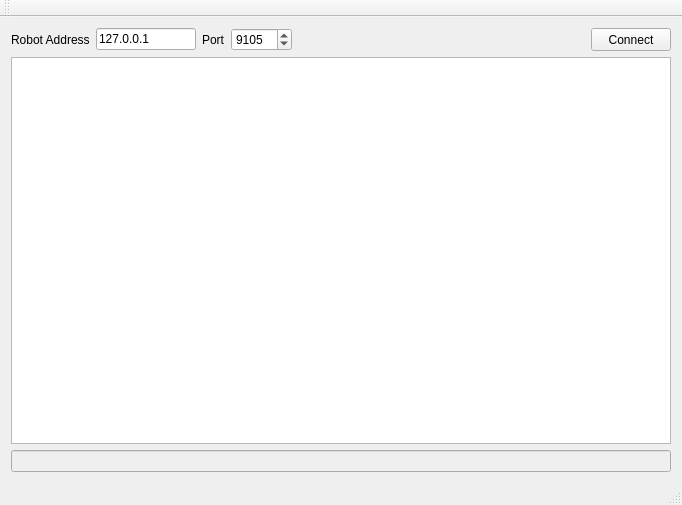
<?xml version="1.0" encoding="UTF-8"?>
<ui version="4.0">
 <class>MainWindow</class>
 <widget class="QMainWindow" name="MainWindow">
  <property name="geometry">
   <rect>
    <x>0</x>
    <y>0</y>
    <width>682</width>
    <height>505</height>
   </rect>
  </property>
  <property name="windowTitle">
   <string>QKTerm</string>
  </property>
  <widget class="QWidget" name="centralWidget">
   <layout class="QGridLayout" name="gridLayout">
    <item row="0" column="0">
     <layout class="QHBoxLayout" name="horizontalLayout_2">
      <item>
       <widget class="QLabel" name="label">
        <property name="text">
         <string>Robot Address</string>
        </property>
       </widget>
      </item>
      <item>
       <widget class="QLineEdit" name="lineAddress">
        <property name="maximumSize">
         <size>
          <width>100</width>
          <height>16777215</height>
         </size>
        </property>
        <property name="text">
         <string>127.0.0.1</string>
        </property>
        <property name="placeholderText">
         <string/>
        </property>
       </widget>
      </item>
      <item>
       <widget class="QLabel" name="label_2">
        <property name="text">
         <string>Port</string>
        </property>
       </widget>
      </item>
      <item>
       <widget class="QSpinBox" name="spinPort">
        <property name="maximum">
         <number>10000</number>
        </property>
        <property name="value">
         <number>9105</number>
        </property>
       </widget>
      </item>
      <item>
       <spacer name="horizontalSpacer">
        <property name="orientation">
         <enum>Qt::Horizontal</enum>
        </property>
        <property name="sizeHint" stdset="0">
         <size>
          <width>40</width>
          <height>20</height>
         </size>
        </property>
       </spacer>
      </item>
      <item>
       <widget class="QPushButton" name="pushConnect">
        <property name="sizePolicy">
         <sizepolicy hsizetype="Minimum" vsizetype="Minimum">
          <horstretch>0</horstretch>
          <verstretch>0</verstretch>
         </sizepolicy>
        </property>
        <property name="text">
         <string>Connect</string>
        </property>
        <property name="checkable">
         <bool>true</bool>
        </property>
       </widget>
      </item>
     </layout>
    </item>
    <item row="2" column="0">
     <layout class="QHBoxLayout" name="horizontalLayout">
      <item>
       <widget class="QLineEdit" name="lineCommand">
        <property name="enabled">
         <bool>false</bool>
        </property>
       </widget>
      </item>
     </layout>
    </item>
    <item row="1" column="0">
     <widget class="QTextBrowser" name="textResult">
      <property name="html">
       <string>&lt;!DOCTYPE HTML PUBLIC &quot;-//W3C//DTD HTML 4.0//EN&quot; &quot;http://www.w3.org/TR/REC-html40/strict.dtd&quot;&gt;
&lt;html&gt;&lt;head&gt;&lt;meta name=&quot;qrichtext&quot; content=&quot;1&quot; /&gt;&lt;style type=&quot;text/css&quot;&gt;
p, li { white-space: pre-wrap; }
&lt;/style&gt;&lt;/head&gt;&lt;body style=&quot; font-family:'MS Shell Dlg 2'; font-size:7.8pt; font-weight:400; font-style:normal;&quot;&gt;
&lt;p style=&quot;-qt-paragraph-type:empty; margin-top:0px; margin-bottom:0px; margin-left:0px; margin-right:0px; -qt-block-indent:0; text-indent:0px; font-size:8.25pt;&quot;&gt;&lt;br /&gt;&lt;/p&gt;&lt;/body&gt;&lt;/html&gt;</string>
      </property>
      <property name="acceptRichText">
       <bool>true</bool>
      </property>
     </widget>
    </item>
   </layout>
  </widget>
  <widget class="QMenuBar" name="menuBar">
   <property name="geometry">
    <rect>
     <x>0</x>
     <y>0</y>
     <width>682</width>
     <height>26</height>
    </rect>
   </property>
  </widget>
  <widget class="QToolBar" name="mainToolBar">
   <attribute name="toolBarArea">
    <enum>TopToolBarArea</enum>
   </attribute>
   <attribute name="toolBarBreak">
    <bool>false</bool>
   </attribute>
  </widget>
  <widget class="QStatusBar" name="statusBar"/>
 </widget>
 <layoutdefault spacing="6" margin="11"/>
 <resources/>
 <connections/>
</ui>
